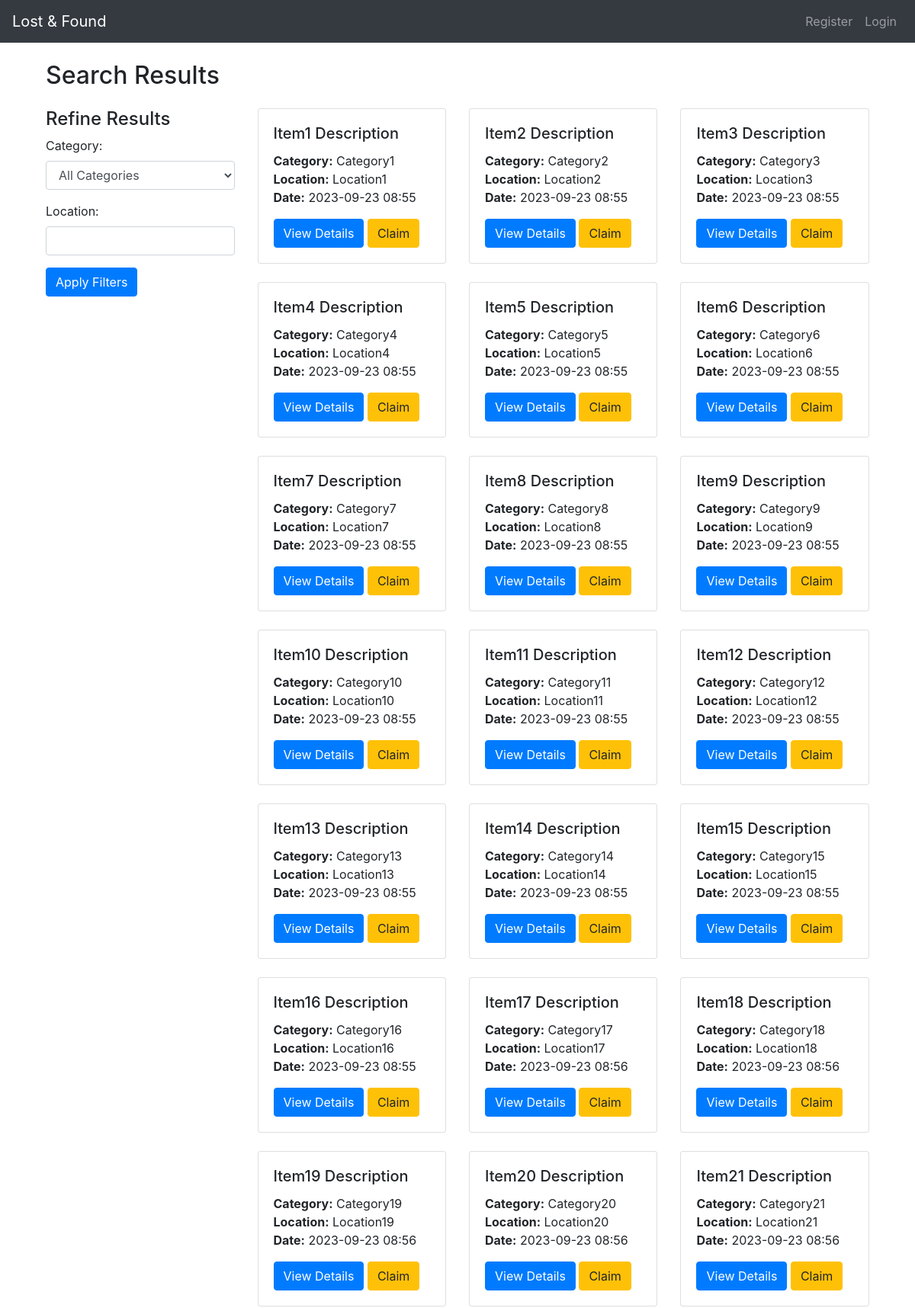
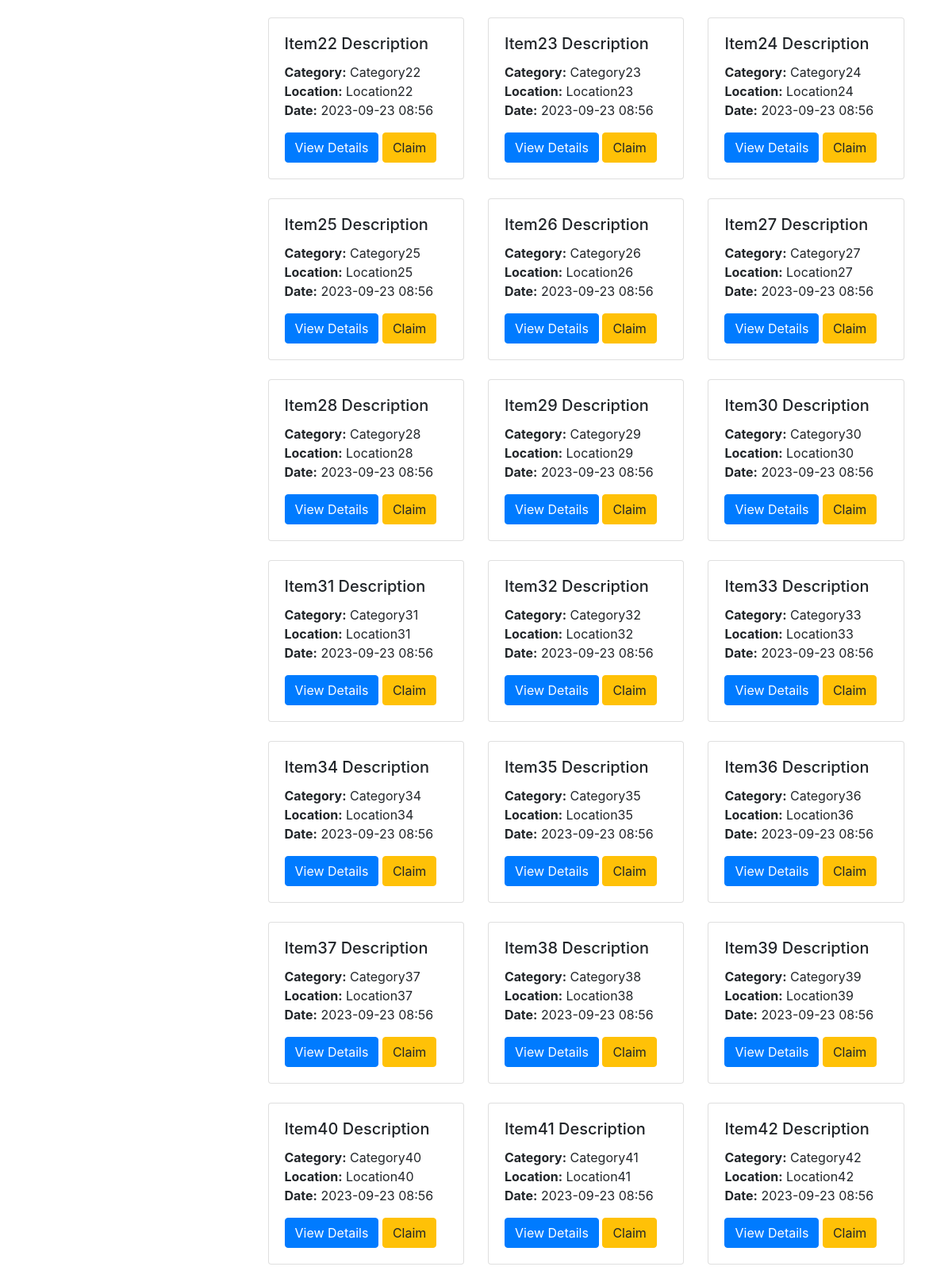
/search_results (upper part), run on the app's committed database (2 pictures, top to bottom).
### models.py (models this page shows)
class Item(db.Model):
    id = db.Column(db.Integer, primary_key=True)
    name = db.Column(db.String(100), nullable=False, index=True)  # Added index
    description = db.Column(db.String(300), nullable=False, index=True)  # Added index
    category = db.Column(db.String(100), nullable=False, index=True)  # Added index
    location = db.Column(db.String(200), nullable=False, index=True)  # Added index
    time = db.Column(db.DateTime, nullable=False, default=datetime.utcnow)
    created_at = db.Column(db.DateTime, nullable=False, default=datetime.utcnow)
    type = db.Column(db.String(10), nullable=False, index=True)  # This will store values "lost" or "found"
    image_file = db.Column(db.String(20), nullable=True, default='default.jpg')
    user_id = db.Column(db.Integer, db.ForeignKey('user.id'), nullable=False)
    claims = db.relationship('Claim', back_populates='item')

### app.py (the view)
@app.route('/search_results', methods=['GET'])
def search_results():
    search_type = request.args.get('search_type')  # Use request.args.get() for GET requests
    item_query = request.args.get('item_query')
    location_query = request.args.get('location_query')
    query = Item.query
    if search_type:
        query = query.filter(Item.type == search_type)
    if item_query:
        query = query.filter(Item.description.like(f"%{item_query}%"))
    if location_query:
        query = query.filter(Item.location.like(f"%{location_query}%"))
    items = query.all()
    return render_template('search_results.html', items=items, search_type=search_type,
                           item_query=item_query, location_query=location_query)

### app.py (called while the page is built)
@app.before_request
def make_session_permanent():
    session.permanent = True
    app.permanent_session_lifetime = timedelta(minutes=15)
    session.modified = True

@app.before_request
def before_request():
    if current_user.is_authenticated:
        g.unread_messages_count = Message.query.filter_by(receiver_id=current_user.id, is_read=False).count()
    else:
        g.unread_messages_count = 0

@app.context_processor
def inject_unread_messages_count():
    if current_user.is_authenticated:
        unread_messages_count = Message.query.filter_by(receiver_id=current_user.id, is_read=False).count()
    else:
        unread_messages_count = 0
    return dict(unread_messages_count=unread_messages_count)

### templates/search_results.html (shortened to what this page needs)
{% extends "base.html" %}
{% block content %}
<div class="container mt-4">
    <h2 class="mb-4">Search Results</h2>
    <div class="row">
        <div class="col-md-3">
            <h4>Refine Results</h4>
            <form action="{{ url_for('search_results') }}" method="GET">
                <div class="form-group">
                    <label for="categoryFilter">Category:</label>
                    <select class="form-control" id="categoryFilter" name="category">
                        <option value="">All Categories</option>
                    </select>
                </div>
                <div class="form-group">
                    <label for="locationFilter">Location:</label>
                    <input type="text" class="form-control" id="locationFilter" name="location">
                </div>
                <button type="submit" class="btn btn-primary">Apply Filters</button>
            </form>
        </div>
        <div class="col-md-9">
            <div class="row">
                {% if items and items|length > 0 %}
                {% for item in items %}
                <div class="col-md-4 mb-4">
                    <div class="card">
                        <div class="card-body">
                            <h5 class="card-title">{{ item.description }}</h5>
                            <p class="card-text">
                                <strong>Category:</strong> {{ item.category }}<br>
                                <strong>Location:</strong> {{ item.location }}<br>
                                <strong>Date:</strong> {{ item.time.strftime('%Y-%m-%d %H:%M') }}
                            </p>
                            <a href="{{ url_for('item_details', item_id=item.id) }}" class="btn btn-primary">View
                                Details</a>
                            <a href="{{ url_for('claim_item', item_id=item.id) }}" class="btn btn-warning">Claim</a>
                        </div>
                    </div>
                </div>
                {% endfor %}
                {% endif %}
            </div>
        </div>
    </div>
</div>
{% endblock %}

### data on the page
Item: description "Item1 Description", category "Category1", location "Location1", time "2023-09-23 08:55"
Item: description "Item2 Description", category "Category2", location "Location2", time "2023-09-23 08:55"
Item: description "Item3 Description", category "Category3", location "Location3", time "2023-09-23 08:55"
Item: description "Item4 Description", category "Category4", location "Location4", time "2023-09-23 08:55"
Item: description "Item5 Description", category "Category5", location "Location5", time "2023-09-23 08:55"
Item: description "Item6 Description", category "Category6", location "Location6", time "2023-09-23 08:55"
Item: description "Item7 Description", category "Category7", location "Location7", time "2023-09-23 08:55"
Item: description "Item8 Description", category "Category8", location "Location8", time "2023-09-23 08:55"
Item: description "Item9 Description", category "Category9", location "Location9", time "2023-09-23 08:55"
Item: description "Item10 Description", category "Category10", location "Location10", time "2023-09-23 08:55"
Item: description "Item11 Description", category "Category11", location "Location11", time "2023-09-23 08:55"
Item: description "Item12 Description", category "Category12", location "Location12", time "2023-09-23 08:55"
Item: description "Item13 Description", category "Category13", location "Location13", time "2023-09-23 08:55"
Item: description "Item14 Description", category "Category14", location "Location14", time "2023-09-23 08:55"
Item: description "Item15 Description", category "Category15", location "Location15", time "2023-09-23 08:55"
Item: description "Item16 Description", category "Category16", location "Location16", time "2023-09-23 08:55"
Item: description "Item17 Description", category "Category17", location "Location17", time "2023-09-23 08:56"
Item: description "Item18 Description", category "Category18", location "Location18", time "2023-09-23 08:56"
Item: description "Item19 Description", category "Category19", location "Location19", time "2023-09-23 08:56"
Item: description "Item20 Description", category "Category20", location "Location20", time "2023-09-23 08:56"
Item: description "Item21 Description", category "Category21", location "Location21", time "2023-09-23 08:56"
Item: description "Item22 Description", category "Category22", location "Location22", time "2023-09-23 08:56"
Item: description "Item23 Description", category "Category23", location "Location23", time "2023-09-23 08:56"
Item: description "Item24 Description", category "Category24", location "Location24", time "2023-09-23 08:56"
Item: description "Item25 Description", category "Category25", location "Location25", time "2023-09-23 08:56"
Item: description "Item26 Description", category "Category26", location "Location26", time "2023-09-23 08:56"
Item: description "Item27 Description", category "Category27", location "Location27", time "2023-09-23 08:56"
Item: description "Item28 Description", category "Category28", location "Location28", time "2023-09-23 08:56"
Item: description "Item29 Description", category "Category29", location "Location29", time "2023-09-23 08:56"
Item: description "Item30 Description", category "Category30", location "Location30", time "2023-09-23 08:56"
Item: description "Item31 Description", category "Category31", location "Location31", time "2023-09-23 08:56"
Item: description "Item32 Description", category "Category32", location "Location32", time "2023-09-23 08:56"
Item: description "Item33 Description", category "Category33", location "Location33", time "2023-09-23 08:56"
Item: description "Item34 Description", category "Category34", location "Location34", time "2023-09-23 08:56"
Item: description "Item35 Description", category "Category35", location "Location35", time "2023-09-23 08:56"
Item: description "Item36 Description", category "Category36", location "Location36", time "2023-09-23 08:56"
Item: description "Item37 Description", category "Category37", location "Location37", time "2023-09-23 08:56"
Item: description "Item38 Description", category "Category38", location "Location38", time "2023-09-23 08:56"
Item: description "Item39 Description", category "Category39", location "Location39", time "2023-09-23 08:56"
Item: description "Item40 Description", category "Category40", location "Location40", time "2023-09-23 08:56"
Item: description "Item41 Description", category "Category41", location "Location41", time "2023-09-23 08:56"
Item: description "Item42 Description", category "Category42", location "Location42", time "2023-09-23 08:56"
